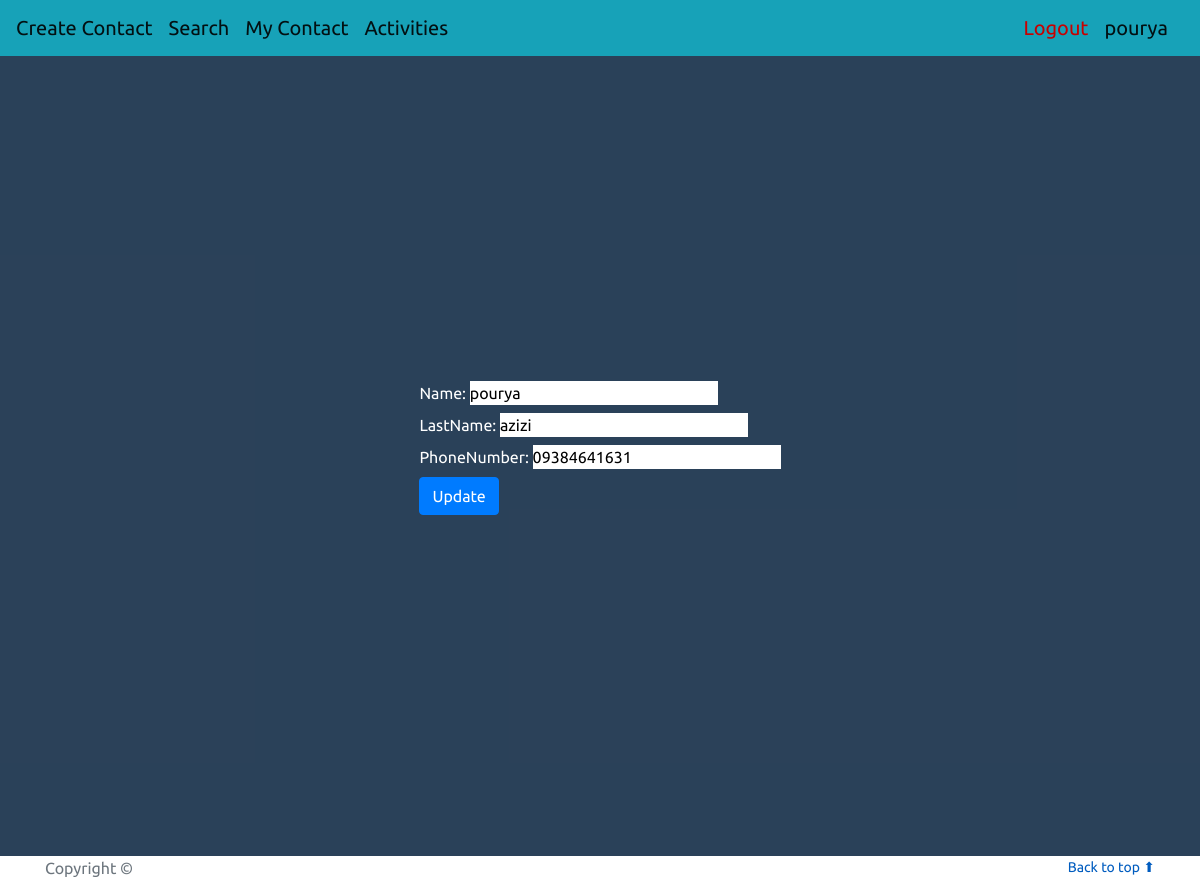
/phones/update/1 (signed in), run on the app's committed database.
### phones/models.py (models this page shows)
class Entry(models.Model):
    created_at = models.DateTimeField(auto_now_add=True)
    name = models.CharField(max_length=100)
    last_name = models.CharField(max_length=100)
    phone_number = models.CharField(validators=[phone_regex], max_length=11)
    user = models.ForeignKey(User, on_delete=models.PROTECT, null=True)
    class Meta:
        constraints = [
            models.UniqueConstraint(fields=['phone_number', 'user'], name='UniqueNumber')
        ]

### phones/views.py (the view)
# urls.py: path('update/<int:pk>', views.EditContact.as_view(), name="edit-contacts"),
class EditContact(LoginRequiredMixin, UpdateView):
    model = models.Entry
    form = forms.EntryForm
    fields = (
        'name',
        'last_name',
        'phone_number',)
    template_name = 'phones/Entry_update_form.html'
    success_url = reverse_lazy('phones:contacts')

### phones/templates/phones/Entry_update_form.html (shortened to what this page needs)
{% extends 'phones/base.html' %}
{% block content %}
    <div class="container-login100" style="background-color: #7abaff">
        <form method="post">{% csrf_token %}
            <div class="form-group" style="color: white">
                <label class="mb-2" style="color: white" >Name: {{ form.name }}</label>
                <label class="mt-2" style="color: white" >LastName: {{ form.last_name }}</label>
                <label class="mt-2" style="color: white" >PhoneNumber: {{ form.phone_number }}</label>
                <input type="submit" class="btn mt-2 btn-primary" value="Update">
            </div>
        </form>
    </div>
{% endblock %}

### phones/templates/phones/base.html (shortened to what this page needs)
{% load static %}
<html>
<head>
    <link href="{% static 'css/bootstrap.min.css' %}" rel="stylesheet">
    <link href="{% static 'css/main.css' %}" rel="stylesheet">
    <link href="{% static 'css/util.css' %}" rel="stylesheet">
</head>
<body>
<nav class="navbar navbar-expand-lg navbar-light bg-info">
    {% if user.is_authenticated %}
        <a class="navbar-brand" href={% url 'phones:show-add-entry-form' %}>Create Contact</a>
        <a class="navbar-brand" href={% url 'phones:search' %}>Search</a>
        <a class="navbar-brand" href={% url 'phones:contacts' %}>My Contact</a>
        <a class="navbar-brand" href="">Activities</a>
    {% endif %}
    <ul class="navbar-nav ml-auto">
        {% if user.is_authenticated %}
            <a class="navbar-brand" style="color: #c80000" href="{% url 'users:logout' %}">Logout</a>
        {% endif %}
        {% if user.is_authenticated %}
            <a class="navbar-brand" href="{% url 'users:edit-profile' %}">{{ user.username }}</a>
        {% endif %}
    </ul>
</nav>
{% block content %}YOUR CONTENT GOES HEAR{% endblock %}
<footer class="text-muted">
    <div class="container">
        <span class="text-muted align-content-center">Copyright &copy; {{ year }}</span>
        <p class="float-right">
            <a href="#" style="color: #005cbf">Back to top ⬆</a>
        </p>
    </div>
</footer>
</body>
</html>

### phones/static/css/main.css (style rules this page uses)
* { margin: 0px; padding: 0px; box-sizing: border-box; }
body, html { height: 100%; font-family: Ubuntu-Regular, sans-serif; }
a { font-family: Ubuntu-Regular; font-size: 14px; line-height: 1.7; color: #666666; margin: 0px; transition: all 0.4s; -webkit-transition: all 0.4s; -o-transition: all 0.4s; -moz-transition: all 0.4s; }
p { font-family: Ubuntu-Regular; font-size: 14px; line-height: 1.7; color: #666666; margin: 0px; }
ul, li { margin: 0px; list-style-type: none; }
input { outline: none; border: none; }
label { margin: 0; display: block; }
.container-login100 { width: 100%; min-height: 100vh; display: -webkit-box; display: -webkit-flex; display: -moz-box; display: -ms-flexbox; display: flex; flex-wrap: wrap; justify-content: center; align-items: center; padding: 15px; background-repeat: no-repeat; background-position: center; background-size: cover; position: relative; z-index: 1; }
.container-login100::before { content: ""; display: block; position: absolute; z-index: -1; width: 100%; height: 100%; top: 0; left: 0; background-color: rgba(0,0,0,0.65); }

### data on the page
Entry: name "pourya", last_name "azizi", phone_number "09384641631"

### other printed values
{{ user.username }} "pourya"
